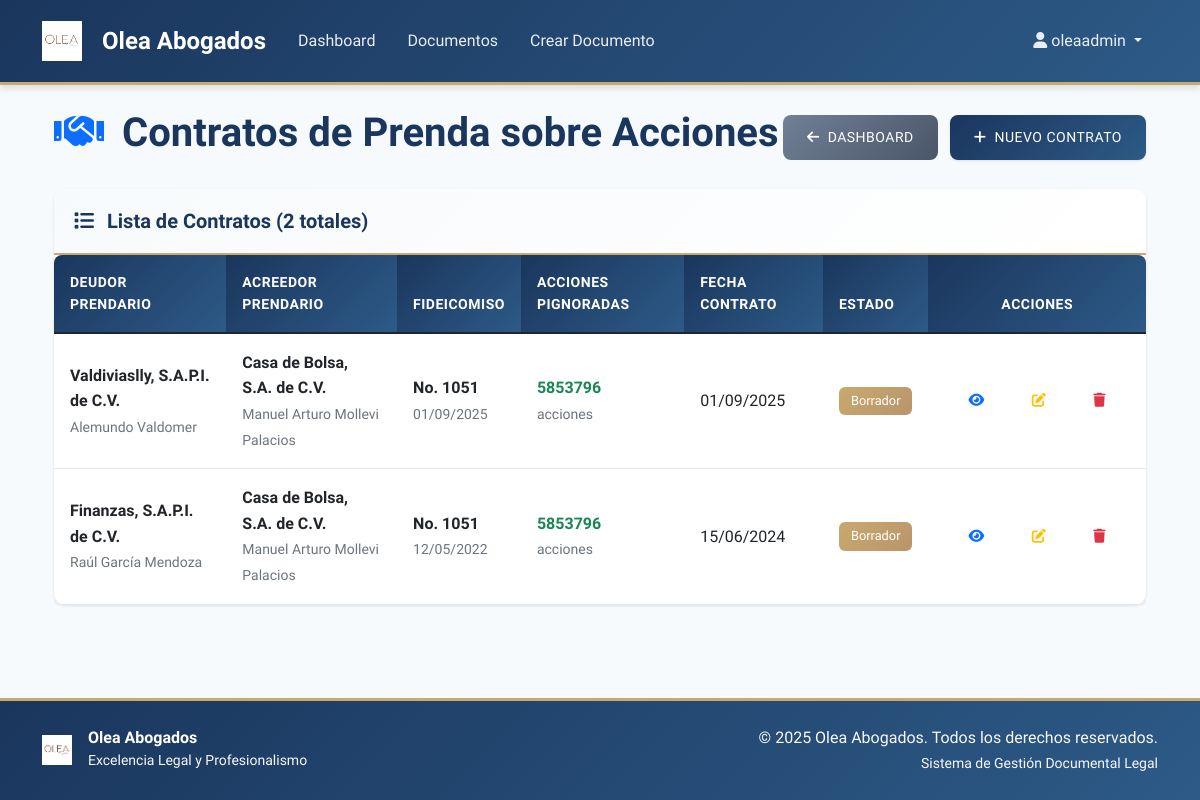
The app's page /documentos/contratos-prenda/ (signed in) with its own data.
### documentos/models.py (models this page shows, shortened)
class ContratoPrendaAcciones(models.Model):
    fecha_contrato = models.DateField(help_text="Fecha de firma del contrato")  # Ej. 2025-06-01
    lugar_contrato = models.CharField(max_length=200, help_text="Lugar de firma del contrato")
    numero_fideicomiso = models.CharField(max_length=20, help_text="Número del fideicomiso")  # Ej. "1051"
    fecha_fideicomiso = models.DateField(help_text="Fecha de constitución del fideicomiso")  # Ej. 2022-05-12
    fecha_aprobacion_proyecto = models.DateField(help_text="Fecha de aprobación del proyecto")  # Ej. 2022-05-31
    descripcion_proyecto = models.TextField(help_text="Descripción del proyecto aprobado")
    deudor_nombre = models.CharField(max_length=200, default="Finanzas, S.A.P.I. de C.V.")
    deudor_constitucion_escritura_num = models.CharField(max_length=50, help_text="Número de escritura de constitución")
    deudor_constitucion_fecha = models.DateField(help_text="Fecha de escritura de constitución")
    deudor_constitucion_notario = models.CharField(max_length=200, help_text="Notario y número")
    deudor_constitucion_registro = models.CharField(max_length=100, help_text="Folio en Registro Público")
    deudor_adopcion_sapi_escritura_num = models.CharField(max_length=50, help_text="Escritura de adopción S.A.P.I.")
    deudor_adopcion_sapi_fecha = models.DateField(help_text="Fecha de escritura de adopción S.A.P.I.")
    deudor_adopcion_sapi_notario = models.CharField(max_length=200)
    deudor_adopcion_sapi_registro = models.CharField(max_length=100)
    deudor_representante = models.CharField(max_length=200, help_text="Nombre del apoderado legal")  # Ej. Raúl García
    acciones_pledged_cantidad = models.BigIntegerField(help_text="Cantidad de acciones pignoradas")  # Ej. 5853796
    acciones_pledged_texto = models.CharField(max_length=200, help_text="Texto de las acciones (en palabras)")
    acreedor_nombre = models.CharField(max_length=200, default="Casa de Bolsa, S.A. de C.V.")
    acreedor_constitucion_escritura_num = models.CharField(max_length=50)
    acreedor_constitucion_fecha = models.DateField()
    acreedor_constitucion_notario = models.CharField(max_length=200)
    acreedor_constitucion_registro = models.CharField(max_length=100)
    acreedor_denominacion1_escritura_num = models.CharField(max_length=50, blank=True)
    acreedor_denominacion1_fecha = models.DateField(null=True, blank=True)
    acreedor_denominacion1_notario = models.CharField(max_length=200, blank=True)
    acreedor_denominacion1_registro = models.CharField(max_length=100, blank=True)
    acreedor_denominacion2_escritura_num = models.CharField(max_length=50, blank=True)
    acreedor_denominacion2_fecha = models.DateField(null=True, blank=True)
    acreedor_denominacion2_notario = models.CharField(max_length=200, blank=True)
    acreedor_denominacion2_registro = models.CharField(max_length=100, blank=True)
    acreedor_denominacion3_escritura_num = models.CharField(max_length=50, blank=True)
    acreedor_denominacion3_fecha = models.DateField(null=True, blank=True)
    acreedor_denominacion3_notario = models.CharField(max_length=200, blank=True)
    acreedor_denominacion3_registro = models.CharField(max_length=100, blank=True)
    delegado_fiduciario = models.CharField(max_length=200, help_text="Nombre del delegado fiduciario")  # Ej. Manuel Arturo Mollevi Palacios
    delegado_fiduciario_escritura_num = models.CharField(max_length=50)
    delegado_fiduciario_fecha = models.DateField()
    delegado_fiduciario_notario = models.CharField(max_length=200)
    delegado_fiduciario_registro = models.CharField(max_length=100)
    fideicomitente_nombre = models.CharField(max_length=200, default="Hotelería, S.A. de C.V.")
    fideicomitente_constitucion_escritura_num = models.CharField(max_length=50)
    fideicomitente_constitucion_fecha = models.DateField()
    fideicomitente_constitucion_notario = models.CharField(max_length=200)
    fideicomitente_constitucion_registro = models.CharField(max_length=100)
    fideicomitente_representante = models.CharField(max_length=200, help_text="Nombre del apoderado legal")  # Ej. Mauricio Martín del Campo Barrón
    fideicomitente_rep_escritura_num = models.CharField(max_length=50)
    fideicomitente_rep_fecha = models.DateField()
    fideicomitente_rep_notario = models.CharField(max_length=200)
    fideicomitente_rep_registro = models.CharField(max_length=100)
    domicilio_deudor = models.TextField()
    domicilio_acreedor = models.TextField()
    domicilio_fideicomitente = models.TextField()
    anexo_contrato_promesa = models.FileField(upload_to="anexos/", blank=True, null=True)
    anexo_poder_irrevocable = models.FileField(upload_to="anexos/", blank=True, null=True)
    usuario = models.ForeignKey(User, on_delete=models.CASCADE, related_name='contratos_prenda_acciones')
    ESTADO_CHOICES = [
        ('borrador', 'Borrador'),
        ('emitido', 'Emitido'),
        ('firmado', 'Firmado'),
        ('vigente', 'Vigente'),
        ('cancelado', 'Cancelado'),
    ]
    estado = models.CharField(max_length=20, choices=ESTADO_CHOICES, default='borrador')
    html_cache = models.TextField(blank=True)
    fecha_creacion = models.DateTimeField(auto_now_add=True)
    fecha_actualizacion = models.DateTimeField(auto_now=True)
    class Meta:
        verbose_name = "Contrato de Prenda sobre Acciones"
        verbose_name_plural = "Contratos de Prenda sobre Acciones"
        ordering = ['-fecha_contrato', '-fecha_creacion']
    def get_estado_badge_class(self):
        classes = {
            'borrador': 'bg-secondary',
            'emitido': 'bg-info',
            'firmado': 'bg-primary',
            'vigente': 'bg-success',
            'cancelado': 'bg-danger',
        }
        return classes.get(self.estado, 'bg-secondary')

### documentos/views.py (the view)
# urls.py: path('contratos-prenda/', views.ContratoPrendaAccionesListView.as_view(), name='lista_contrato_prenda'),
class ContratoPrendaAccionesListView(LoginRequiredMixin, ListView):
    model = ContratoPrendaAcciones
    template_name = 'documentos/lista_contrato_prenda.html'
    context_object_name = 'contratos'
    ordering = ['-fecha_contrato']
    paginate_by = 10
    def get_queryset(self):
        return ContratoPrendaAcciones.objects.filter(usuario=self.request.user)
    def get_context_data(self, **kwargs):
        context = super().get_context_data(**kwargs)
        context['title'] = 'Lista de Contratos de Prenda de Acciones'
        return context

### templates/documentos/lista_contrato_prenda.html (shortened to what this page needs)
{% extends 'base.html' %}
{% block content %}
<div class="container-fluid">
    <div class="row">
        <div class="col-12">
            <div class="d-flex justify-content-between align-items-center mb-4">
                <h1>
                    <i class="fas fa-handshake text-primary me-2"></i>
                    Contratos de Prenda sobre Acciones
                </h1>
                <div>
                    <a href="{% url 'dashboard' %}" class="btn btn-secondary me-2">
                        <i class="fas fa-arrow-left me-2"></i>Dashboard
                    </a>
                    <a href="{% url 'documentos:crear_contrato_prenda' %}" class="btn btn-primary">
                        <i class="fas fa-plus me-2"></i>Nuevo Contrato
                    </a>
                </div>
            </div>
        </div>
    </div>
    {% if contratos %}
    <div class="row">
        <div class="col-12">
            <div class="card">
                <div class="card-header">
                    <h5 class="mb-0">
                        <i class="fas fa-list me-2"></i>
                        Lista de Contratos ({{ contratos|length }} total{{ contratos|length|pluralize:"es" }})
                    </h5>
                </div>
                <div class="card-body p-0">
                    <div class="table-responsive">
                        <table class="table table-hover mb-0">
                            <thead class="table-light">
                                <tr>
                                    <th>Deudor Prendario</th>
                                    <th>Acreedor Prendario</th>
                                    <th>Fideicomiso</th>
                                    <th>Acciones Pignoradas</th>
                                    <th>Fecha Contrato</th>
                                    <th>Estado</th>
                                    <th class="text-center">Acciones</th>
                                </tr>
                            </thead>
                            <tbody>
                                {% for contrato in contratos %}
                                <tr>
                                    <td>
                                        <div class="fw-bold">{{ contrato.deudor_nombre }}</div>
                                        <small class="text-muted">{{ contrato.deudor_representante }}</small>
                                    </td>
                                    <td>
                                        <div class="fw-bold">{{ contrato.acreedor_nombre }}</div>
                                        <small class="text-muted">{{ contrato.delegado_fiduciario }}</small>
                                    </td>
                                    <td>
                                        <div class="fw-bold">No. {{ contrato.numero_fideicomiso }}</div>
                                        <small class="text-muted">{{ contrato.fecha_fideicomiso|date:"d/m/Y" }}</small>
                                    </td>
                                    <td>
                                        <div class="fw-bold text-success">{{ contrato.acciones_pledged_cantidad|floatformat:0 }}</div>
                                        <small class="text-muted">acciones</small>
                                    </td>
                                    <td>{{ contrato.fecha_contrato|date:"d/m/Y" }}</td>
                                    <td>
                                        <span class="badge {{ contrato.get_estado_badge_class }}">
                                            {{ contrato.get_estado_display }}
                                        </span>
                                    </td>
                                    <td class="text-center">
                                        <div class="btn-group" role="group">
                                            <a href="{% url 'documentos:detalle_contrato_prenda' contrato.pk %}"
                                               class="btn btn-sm btn-outline-primary"
                                               title="Ver detalles">
                                                <i class="fas fa-eye"></i>
                                            </a>
                                            <a href="{% url 'documentos:editar_contrato_prenda' contrato.pk %}"
                                               class="btn btn-sm btn-outline-warning"
                                               title="Editar">
                                                <i class="fas fa-edit"></i>
                                            </a>
                                            <a href="{% url 'documentos:eliminar_contrato_prenda' contrato.pk %}"
                                               class="btn btn-sm btn-outline-danger"
                                               title="Eliminar">
                                                <i class="fas fa-trash"></i>
                                            </a>
                                        </div>
                                    </td>
                                </tr>
                                {% endfor %}
                            </tbody>
                        </table>
                    </div>
                </div>
            </div>
        </div>
    </div>
    {% endif %}
</div>
{% endblock %}

### templates/base.html (shortened to what this page needs)
<!DOCTYPE html>
<html lang="es">
<head>
    <link href="https://cdn.jsdelivr.net/npm/bootstrap@5.1.3/dist/css/bootstrap.min.css" rel="stylesheet">
    <link rel="stylesheet" href="https://cdn.jsdelivr.net/npm/@fortawesome/fontawesome-free@6.0.0/css/all.min.css">
    {% load static %}
    <link rel="stylesheet" href="{% static 'css/style.css' %}">
</head>
<body>
    <nav class="navbar navbar-expand-lg navbar-dark">
        <div class="container">
            <a class="navbar-brand" href="{% url 'home' %}">
                <img src="{% static 'images/Olea_logo.jpg' %}" alt="Olea Logo" class="me-2">
                <span>Olea Abogados</span>
            </a>
            <div class="collapse navbar-collapse" id="navbarNav">
                <ul class="navbar-nav me-auto">
                    {% if user.is_authenticated %}
                        <li class="nav-item">
                            <a class="nav-link" href="{% url 'dashboard' %}">Dashboard</a>
                        </li>
                        <li class="nav-item">
                            <a class="nav-link" href="{% url 'documentos:lista' %}">Documentos</a>
                        </li>
                        <li class="nav-item">
                            <a class="nav-link" href="{% url 'documentos:crear' %}">Crear Documento</a>
                        </li>
                    {% endif %}
                </ul>
                <ul class="navbar-nav">
                    {% if user.is_authenticated %}
                        <li class="nav-item dropdown">
                            <a class="nav-link dropdown-toggle" href="#" id="navbarDropdown" role="button" data-bs-toggle="dropdown">
                                <i class="fas fa-user me-1"></i>{{ user.username }}
                            </a>
                        </li>
                    {% endif %}
                </ul>
            </div>
        </div>
    </nav>
    <main class="container mt-4">
        {% block content %}{% endblock %}
    </main>
    <footer class="mt-5 py-4">
        <div class="container">
            <div class="row align-items-center">
                <div class="col-md-6">
                    <div class="d-flex align-items-center">
                        <img src="{% static 'images/Olea_logo.jpg' %}" alt="Olea Logo" style="height: 30px; width: auto;" class="me-3">
                        <div>
                            <h6 class="mb-0 text-white">Olea Abogados</h6>
                            <small class="text-light">Excelencia Legal y Profesionalismo</small>
                        </div>
                    </div>
                </div>
                <div class="col-md-6 text-md-end text-center mt-3 mt-md-0">
                    <p class="mb-0 text-light">&copy; 2025 Olea Abogados. Todos los derechos reservados.</p>
                    <small class="text-light">Sistema de Gestión Documental Legal</small>
                </div>
            </div>
        </div>
    </footer>
</body>
</html>

### records on screen
ContratoPrendaAcciones: deudor_nombre "Valdiviaslly, S.A.P.I. de C.V.", deudor_representante "Alemundo Valdomer", acreedor_nombre "Casa de Bolsa, S.A. de C.V.", delegado_fiduciario "Manuel Arturo Mollevi Palacios", numero_fideicomiso "1051", fecha_fideicomiso "01/09/2025", acciones_pledged_cantidad "5853796", fecha_contrato "01/09/2025", estado "Borrador"
ContratoPrendaAcciones: deudor_nombre "Finanzas, S.A.P.I. de C.V.", deudor_representante "Raúl García Mendoza", acreedor_nombre "Casa de Bolsa, S.A. de C.V.", delegado_fiduciario "Manuel Arturo Mollevi Palacios", numero_fideicomiso "1051", fecha_fideicomiso "12/05/2022", acciones_pledged_cantidad "5853796", fecha_contrato "15/06/2024", estado "Borrador"

### other values on screen
{{ user.username }} "oleaadmin"
{{ contratos|length }} "2"
